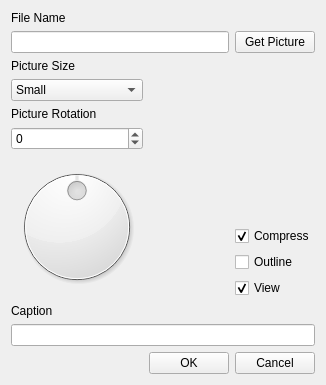
<?xml version="1.0" encoding="UTF-8"?>
<ui version="4.0">
 <class>MainWindow</class>
 <widget class="QWidget" name="MainWindow">
  <property name="geometry">
   <rect>
	<x>0</x>
	<y>0</y>
	<width>326</width>
	<height>385</height>
   </rect>
  </property>
  <property name="windowTitle">
   <string>ShrinkyPic - v0.1.r25</string>
  </property>
  <property name="windowIcon">
   <iconset>
	<normaloff>../icon/shrinkypic_32.png</normaloff>../icon/shrinkypic_32.png</iconset>
  </property>
  <layout class="QHBoxLayout" name="horizontalLayout">
   <item>
	<layout class="QGridLayout" name="gridLayout">
	 <item row="4" column="0">
	  <widget class="QLabel" name="PictureRotationLabel">
	   <property name="text">
		<string>Picture Rotation</string>
	   </property>
	  </widget>
	 </item>
	 <item row="0" column="0">
	  <widget class="QLabel" name="FileNameLabel">
	   <property name="text">
		<string>File Name</string>
	   </property>
	  </widget>
	 </item>
	 <item row="11" column="0" colspan="3">
	  <widget class="QLineEdit" name="CaptionEdit">
	   <property name="toolTip">
		<string>Enter a caption for this picture</string>
	   </property>
	  </widget>
	 </item>
	 <item row="3" column="0">
	  <widget class="QComboBox" name="SizeSelect">
	   <property name="toolTip">
		<string>Choose a size to output the picture</string>
	   </property>
	   <item>
		<property name="text">
		 <string>Small</string>
		</property>
	   </item>
	   <item>
		<property name="text">
		 <string>Medium</string>
		</property>
	   </item>
	   <item>
		<property name="text">
		 <string>Large</string>
		</property>
	   </item>
	  </widget>
	 </item>
	 <item row="10" column="0">
	  <widget class="QLabel" name="CaptionLabel">
	   <property name="toolTip">
		<string>&lt;html&gt;&lt;head/&gt;&lt;body&gt;&lt;p&gt;Enter a caption for this picture.&lt;/p&gt;&lt;/body&gt;&lt;/html&gt;</string>
	   </property>
	   <property name="text">
		<string>Caption</string>
	   </property>
	  </widget>
	 </item>
	 <item row="2" column="0">
	  <widget class="QLabel" name="PictureSizeLabel">
	   <property name="text">
		<string>Picture Size</string>
	   </property>
	  </widget>
	 </item>
	 <item row="13" column="0">
	  <spacer name="horizontalSpacer">
	   <property name="orientation">
		<enum>Qt::Horizontal</enum>
	   </property>
	   <property name="sizeHint" stdset="0">
		<size>
		 <width>40</width>
		 <height>20</height>
		</size>
	   </property>
	  </spacer>
	 </item>
	 <item row="1" column="0" colspan="2">
	  <widget class="QLineEdit" name="FileNameEdit">
	   <property name="toolTip">
		<string>Enter the original picture path and file name</string>
	   </property>
	  </widget>
	 </item>
	 <item row="13" column="2">
	  <widget class="QPushButton" name="CancelButton">
	   <property name="toolTip">
		<string>Click to close the program</string>
	   </property>
	   <property name="text">
		<string>Cancel</string>
	   </property>
	  </widget>
	 </item>
	 <item row="13" column="1">
	  <widget class="QPushButton" name="OkButton">
	   <property name="toolTip">
		<string>Click to begin process</string>
	   </property>
	   <property name="text">
		<string>OK</string>
	   </property>
	  </widget>
	 </item>
	 <item row="7" column="0">
	  <widget class="QDial" name="RotationDial">
	   <property name="toolTip">
		<string>Rotate to change picture orientation</string>
	   </property>
	   <property name="minimum">
		<number>-20</number>
	   </property>
	   <property name="maximum">
		<number>20</number>
	   </property>
	   <property name="pageStep">
		<number>1</number>
	   </property>
	  </widget>
	 </item>
	 <item row="1" column="2">
	  <widget class="QPushButton" name="GetPictureButton">
	   <property name="toolTip">
		<string>Browse for a picture to shrink</string>
	   </property>
	   <property name="whatsThis">
		<string>Opens the file browser</string>
	   </property>
	   <property name="text">
		<string>Get Picture</string>
	   </property>
	  </widget>
	 </item>
	 <item row="5" column="0">
	  <widget class="QSpinBox" name="RotationBox">
	   <property name="toolTip">
		<string>Change picture orientation (-20 to 20 degrees)</string>
	   </property>
	   <property name="minimum">
		<number>-20</number>
	   </property>
	   <property name="maximum">
		<number>20</number>
	   </property>
	  </widget>
	 </item>
	 <item row="7" column="2">
	  <layout class="QVBoxLayout" name="verticalLayout">
	   <item>
		<spacer name="verticalSpacer">
		 <property name="orientation">
		  <enum>Qt::Vertical</enum>
		 </property>
		 <property name="sizeHint" stdset="0">
		  <size>
		   <width>20</width>
		   <height>40</height>
		  </size>
		 </property>
		</spacer>
	   </item>
	   <item>
		<widget class="QCheckBox" name="CompressCheckBox">
		 <property name="toolTip">
		  <string>Compress output file with pngnq</string>
		 </property>
		 <property name="text">
		  <string>Compress</string>
		 </property>
		 <property name="checked">
		  <bool>true</bool>
		 </property>
		</widget>
	   </item>
	   <item>
		<widget class="QCheckBox" name="OutlineCheckBox">
		 <property name="toolTip">
		  <string>Add an outline to the picture</string>
		 </property>
		 <property name="text">
		  <string>Outline</string>
		 </property>
		</widget>
	   </item>
	   <item>
		<widget class="QCheckBox" name="ViewCheckBox">
		 <property name="toolTip">
		  <string>Check to view after processing</string>
		 </property>
		 <property name="text">
		  <string>View</string>
		 </property>
		 <property name="checked">
		  <bool>true</bool>
		 </property>
		</widget>
	   </item>
	  </layout>
	 </item>
	</layout>
   </item>
  </layout>
 </widget>
 <resources/>
 <connections>
  <connection>
   <sender>OkButton</sender>
   <signal>pressed()</signal>
   <receiver>MainWindow</receiver>
   <slot>setupUi()</slot>
   <hints>
	<hint type="sourcelabel">
	 <x>103</x>
	 <y>319</y>
	</hint>
	<hint type="destinationlabel">
	 <x>256</x>
	 <y>252</y>
	</hint>
   </hints>
  </connection>
  <connection>
   <sender>CaptionEdit</sender>
   <signal>textChanged(QString)</signal>
   <receiver>MainWindow</receiver>
   <slot>setupUi()</slot>
   <hints>
	<hint type="sourcelabel">
	 <x>43</x>
	 <y>285</y>
	</hint>
	<hint type="destinationlabel">
	 <x>19</x>
	 <y>212</y>
	</hint>
   </hints>
  </connection>
  <connection>
   <sender>GetPictureButton</sender>
   <signal>clicked()</signal>
   <receiver>MainWindow</receiver>
   <slot>setupUi()</slot>
   <hints>
	<hint type="sourcelabel">
	 <x>360</x>
	 <y>59</y>
	</hint>
	<hint type="destinationlabel">
	 <x>212</x>
	 <y>121</y>
	</hint>
   </hints>
  </connection>
  <connection>
   <sender>CancelButton</sender>
   <signal>clicked()</signal>
   <receiver>MainWindow</receiver>
   <slot>close()</slot>
   <hints>
	<hint type="sourcelabel">
	 <x>349</x>
	 <y>319</y>
	</hint>
	<hint type="destinationlabel">
	 <x>246</x>
	 <y>176</y>
	</hint>
   </hints>
  </connection>
  <connection>
   <sender>RotationDial</sender>
   <signal>sliderMoved(int)</signal>
   <receiver>RotationBox</receiver>
   <slot>setValue(int)</slot>
   <hints>
	<hint type="sourcelabel">
	 <x>74</x>
	 <y>199</y>
	</hint>
	<hint type="destinationlabel">
	 <x>75</x>
	 <y>165</y>
	</hint>
   </hints>
  </connection>
 </connections>
 <slots>
  <slot>setupUi()</slot>
 </slots>
</ui>
